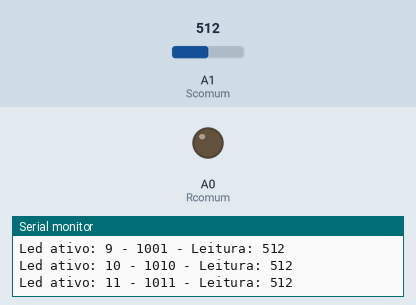
Bench run of a sketch on a simulated Arduino Uno, built with avr-gcc and run on an emulated ATmega328P. Parts: output pins drawn as LEDs (lit = HIGH), the last lines printed to the serial monitor. The test bench sets the inputs (shaded band); at power-on: A1 (Scomum) = 512. Pins used as bus, display or sensor lines are not drawn.

Above: at 1.2 s.
1.3 s: A1 (Scomum) set to 525
At 2.4 s:
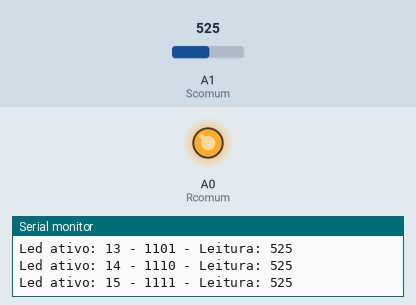
2.8 s: A1 (Scomum) set to 511
At 4.4 s:
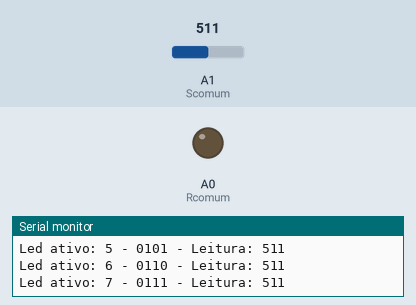
5.2 s: A1 (Scomum) set to 716
At 6.0 s:
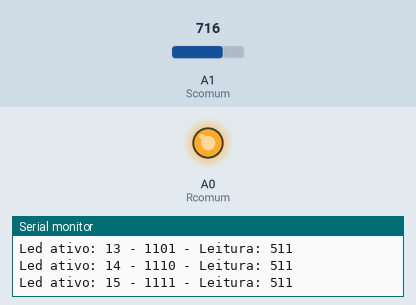
Timing chart, 0 to 8.2 s (numbered marks = the images above; inputs shaded):
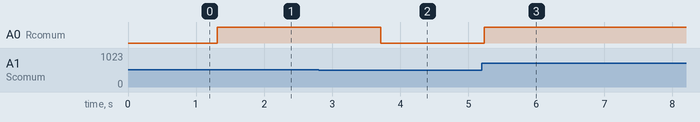

Measured:
- the behaviour switches between 513 and 514 on A1 (Scomum) (found by bisection; images 0 and 1)
- after the input at 1.3 s, A0 (Rcomum): LOW → HIGH at once
- after the input at 2.8 s, A0 (Rcomum): HIGH → LOW after 0.92 s
- after the input at 5.2 s, A0 (Rcomum): LOW → HIGH at once

The sketch:

_4067_COUNTER_01.ino
```cpp
#include <Arduino.h>
/*Desenvolvido por Alexandre Aravecchia
  Projetista, desenvolvedor, programador
 aravecchia@gmail.com
 www.aravecchia.weebly.com
 */
//pinos do multiplexador de leitura
int r0 = 8;
int r1 = 7;
int r2 = 3;
int r3 = 2;
int Rcomum = A0;
//pinos do multiplexador de escrita
int s0 = 11;
int s1 = 12;
int s2 = 9;
int s3 = 10;
int Scomum = A1;

int led;
int controle = 13;
int T = 100;
// tempo que o pino do mux fica ON

// Matriz de 16 linhas com 4 itens cada
// Cada linha da matriz eh um pino do multiplexador
// Cada conjunto de 4 itens eh o endereco do pino
int matriz[16][4] = {
  {
    0,0,0,0            }
  ,
  {
    0,0,0,1            }
  ,
  {
    0,0,1,0            }
  ,
  {
    0,0,1,1            }
  ,
  {
    0,1,0,0            }
  ,
  {
    0,1,0,1            }
  ,
  {
    0,1,1,0            }
  ,
  {
    0,1,1,1            }
  ,
  {
    1,0,0,0            }
  ,
  {
    1,0,0,1            }
  ,
  {
    1,0,1,0            }
  ,
  {
    1,0,1,1            }
  ,
  {
    1,1,0,0            }
  ,
  {
    1,1,0,1            }
  ,
  {
    1,1,1,0            }
  ,
  {
    1,1,1,1            }
  ,
};


void setup()
{
  //Define os modos de cada pino
  pinMode(r0, OUTPUT);
  pinMode(r1, OUTPUT);
  pinMode(r2, OUTPUT);
  pinMode(r3, OUTPUT);
  pinMode(s0, OUTPUT);
  pinMode(s1, OUTPUT);
  pinMode(s2, OUTPUT);
  pinMode(s3, OUTPUT);
  // Todos os pinos digitais estao em modo de saida porque todos
  // escrevem um conjunto de 4 binarios, q fazem o enderecamento
  // do pino ativo no multiplexador
  pinMode(Rcomum, OUTPUT);
  // Rcomum equivale ao pino analogico do multiplexador de saida
  pinMode(Scomum, INPUT);
  // Rcomum equivale ao pino analogico do multiplexador de entrada
  pinMode(controle, INPUT);
  digitalWrite(r0, LOW);
  digitalWrite(r1, LOW);
  digitalWrite(r2, LOW);
  digitalWrite(r3, LOW);
  digitalWrite(s0, LOW);
  digitalWrite(s1, LOW);
  digitalWrite(s2, LOW);
  digitalWrite(s3, LOW);
  digitalWrite(Rcomum, LOW);
  digitalWrite(Scomum, LOW);
  //Coloca todos os pinos em LOW
  Serial.begin(9600);
}

void loop()
{
  {
    for(int i = 0; i<16; i++)
    {
      acender(matriz[i]);
      escreve(i);
      Serial.println(analogRead(Scomum));
      delay(T);              // tempo que o pino dfica ON                                                                                                                                                                                                                                                                                                                                                                                                                                                                                                                             );
      analogWrite(Rcomum, (map((analogRead(Scomum)), 0, 1023, 0, 255)));    // escreve o valor do LDR no LED
    }
      digitalWrite(controle, HIGH);   // turn the LED on (HIGH is the voltage level)
  delay(1000);               // wait for a second
  digitalWrite(controle, LOW);    // turn the LED off by making the voltage LOW
  delay(1000);               // wait for a second
  }
}


void acender( int m[] )
{
  digitalWrite(r0, m[0]);
  digitalWrite(r1, m[1]);
  digitalWrite(r2, m[2]);
  digitalWrite(r3, m[3]);
  digitalWrite(s0, m[0]);
  digitalWrite(s1, m[1]);
  digitalWrite(s2, m[2]);
  digitalWrite(s3, m[3]);
}

void escreve(int led)
{
  Serial.print("Led ativo: ");
 Serial.print(led);
   Serial.print(" - ");
  Serial.print(matriz[led][0]);
  Serial.print(matriz[led][1]);
  Serial.print(matriz[led][2]);
  Serial.print(matriz[led][3]);
   Serial.print(" - Leitura: ");
}
```
